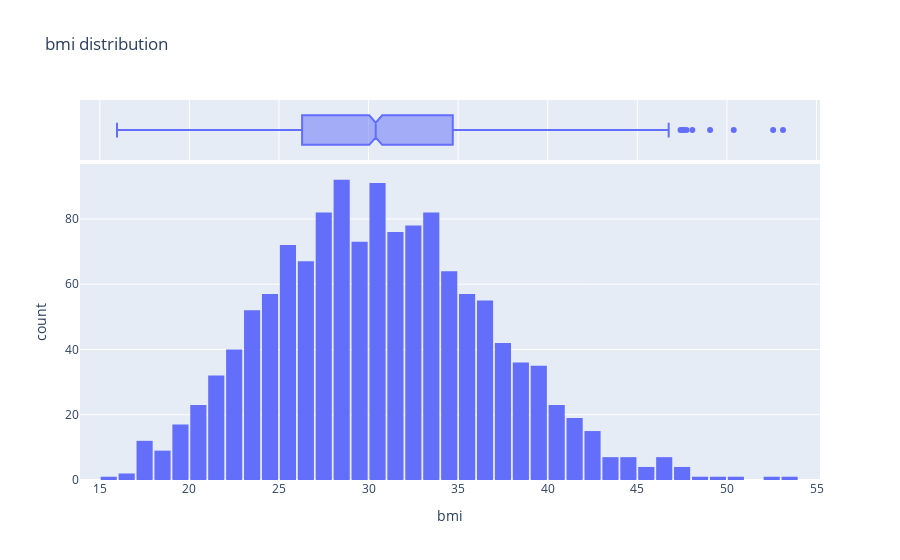

Source (notebook cell):
### Markdown cell above
from this figure we can say age distribution is almost uniform except for 18, 19 age group, we have 

more people from 18,19 age group. But remaining of them are similar in number .

now we can look at the body mass index distribution.

### Code cell
fig=px.histogram(df,x='bmi',nbins=40,marginal='box',title='bmi distribution')
fig.update_layout(bargap=.1)
fig.show()

### Figure 1 — Plotly figure (JSON) as saved in the notebook; plotly's stock layout.template omitted (floating-point values rounded to 4 significant figures; data arrays with more than 128 entries replaced by an {"elided": "..."} marker saying what was removed)
{"data": [{"bingroup": "x", "hovertemplate": "bmi=%{x}<br>count=%{y}<extra></extra>", "legendgroup": "", "marker": {"color": "#636efa", "pattern": {"shape": ""}}, "name": "", "nbinsx": 40, "orientation": "v", "showlegend": false, "type": "histogram", "x": {"elided": "1338 float values"}, "xaxis": "x", "yaxis": "y"}, {"hovertemplate": "bmi=%{x}<extra></extra>", "legendgroup": "", "marker": {"color": "#636efa"}, "name": "", "notched": true, "showlegend": false, "type": "box", "x": {"elided": "1338 float values"}, "xaxis": "x2", "yaxis": "y2"}], "layout": {"bargap": 0.1, "barmode": "relative", "legend": {"tracegroupgap": 0}, "title": {"text": "bmi distribution"}, "xaxis": {"anchor": "y", "domain": [0, 1], "title": {"text": "bmi"}}, "xaxis2": {"anchor": "y2", "domain": [0, 1], "matches": "x", "showgrid": true, "showticklabels": false}, "yaxis": {"anchor": "x", "domain": [0, 0.8316], "title": {"text": "count"}}, "yaxis2": {"anchor": "x2", "domain": [0.8416, 1], "matches": "y2", "showgrid": false, "showline": false, "showticklabels": false, "ticks": ""}}}
